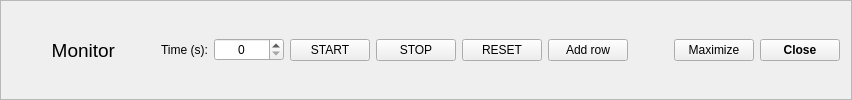
    <widget class="QFrame" name="topFrame">
     <property name="frameShape">
      <enum>QFrame::StyledPanel</enum>
     </property>
     <property name="frameShadow">
      <enum>QFrame::Raised</enum>
     </property>
     <layout class="QHBoxLayout" name="horizontalLayout">
      <item>
       <widget class="QLabel" name="label_9">
        <property name="minimumSize">
         <size>
          <width>32</width>
          <height>32</height>
         </size>
        </property>
        <property name="maximumSize">
         <size>
          <width>32</width>
          <height>32</height>
         </size>
        </property>
        <property name="text">
         <string/>
        </property>
        <property name="pixmap">
         <pixmap resource="../qtd.qrc">:/Image/logoTransparent.png</pixmap>
        </property>
        <property name="scaledContents">
         <bool>true</bool>
        </property>
       </widget>
      </item>
      <item>
       <widget class="QLabel" name="titleDialogLabel">
        <property name="sizePolicy">
         <sizepolicy hsizetype="Preferred" vsizetype="Preferred">
          <horstretch>0</horstretch>
          <verstretch>0</verstretch>
         </sizepolicy>
        </property>
        <property name="font">
         <font>
          <pointsize>14</pointsize>
         </font>
        </property>
        <property name="text">
         <string>Monitor</string>
        </property>
        <property name="alignment">
         <set>Qt::AlignRight|Qt::AlignTrailing|Qt::AlignVCenter</set>
        </property>
       </widget>
      </item>
      <item>
       <spacer name="horizontalSpacer_2">
        <property name="orientation">
         <enum>Qt::Horizontal</enum>
        </property>
        <property name="sizeHint" stdset="0">
         <size>
          <width>40</width>
          <height>20</height>
         </size>
        </property>
       </spacer>
      </item>
      <item>
       <widget class="QLabel" name="label">
        <property name="text">
         <string>Time (s):</string>
        </property>
       </widget>
      </item>
      <item>
       <widget class="QSpinBox" name="time_spinBox">
        <property name="minimumSize">
         <size>
          <width>70</width>
          <height>0</height>
         </size>
        </property>
        <property name="alignment">
         <set>Qt::AlignCenter</set>
        </property>
        <property name="maximum">
         <number>100000</number>
        </property>
        <property name="singleStep">
         <number>30</number>
        </property>
        <property name="value">
         <number>0</number>
        </property>
       </widget>
      </item>
      <item>
       <widget class="QPushButton" name="start_pushButton">
        <property name="text">
         <string>START</string>
        </property>
        <property name="checkable">
         <bool>true</bool>
        </property>
        <property name="checked">
         <bool>false</bool>
        </property>
        <property name="autoDefault">
         <bool>false</bool>
        </property>
       </widget>
      </item>
      <item>
       <widget class="QPushButton" name="stop_pushButton">
        <property name="text">
         <string>STOP</string>
        </property>
        <property name="checkable">
         <bool>true</bool>
        </property>
        <property name="autoDefault">
         <bool>false</bool>
        </property>
       </widget>
      </item>
      <item>
       <widget class="QPushButton" name="reset_pushButton">
        <property name="text">
         <string>RESET</string>
        </property>
        <property name="checkable">
         <bool>true</bool>
        </property>
        <property name="autoDefault">
         <bool>false</bool>
        </property>
       </widget>
      </item>
      <item>
       <widget class="QPushButton" name="addRow_pushButton">
        <property name="text">
         <string>Add row</string>
        </property>
        <property name="autoDefault">
         <bool>false</bool>
        </property>
       </widget>
      </item>
      <item>
       <spacer name="horizontalSpacer_4">
        <property name="orientation">
         <enum>Qt::Horizontal</enum>
        </property>
        <property name="sizeHint" stdset="0">
         <size>
          <width>40</width>
          <height>20</height>
         </size>
        </property>
       </spacer>
      </item>
      <item>
       <widget class="QPushButton" name="maximize_pushButton">
        <property name="text">
         <string>Maximize</string>
        </property>
        <property name="checkable">
         <bool>true</bool>
        </property>
        <property name="autoDefault">
         <bool>false</bool>
        </property>
       </widget>
      </item>
      <item>
       <widget class="QPushButton" name="stopMonitor_PushButton">
        <property name="font">
         <font>
          <weight>75</weight>
          <bold>true</bold>
         </font>
        </property>
        <property name="text">
         <string>Close</string>
        </property>
        <property name="autoDefault">
         <bool>false</bool>
        </property>
       </widget>
      </item>
     </layout>
    </widget>
